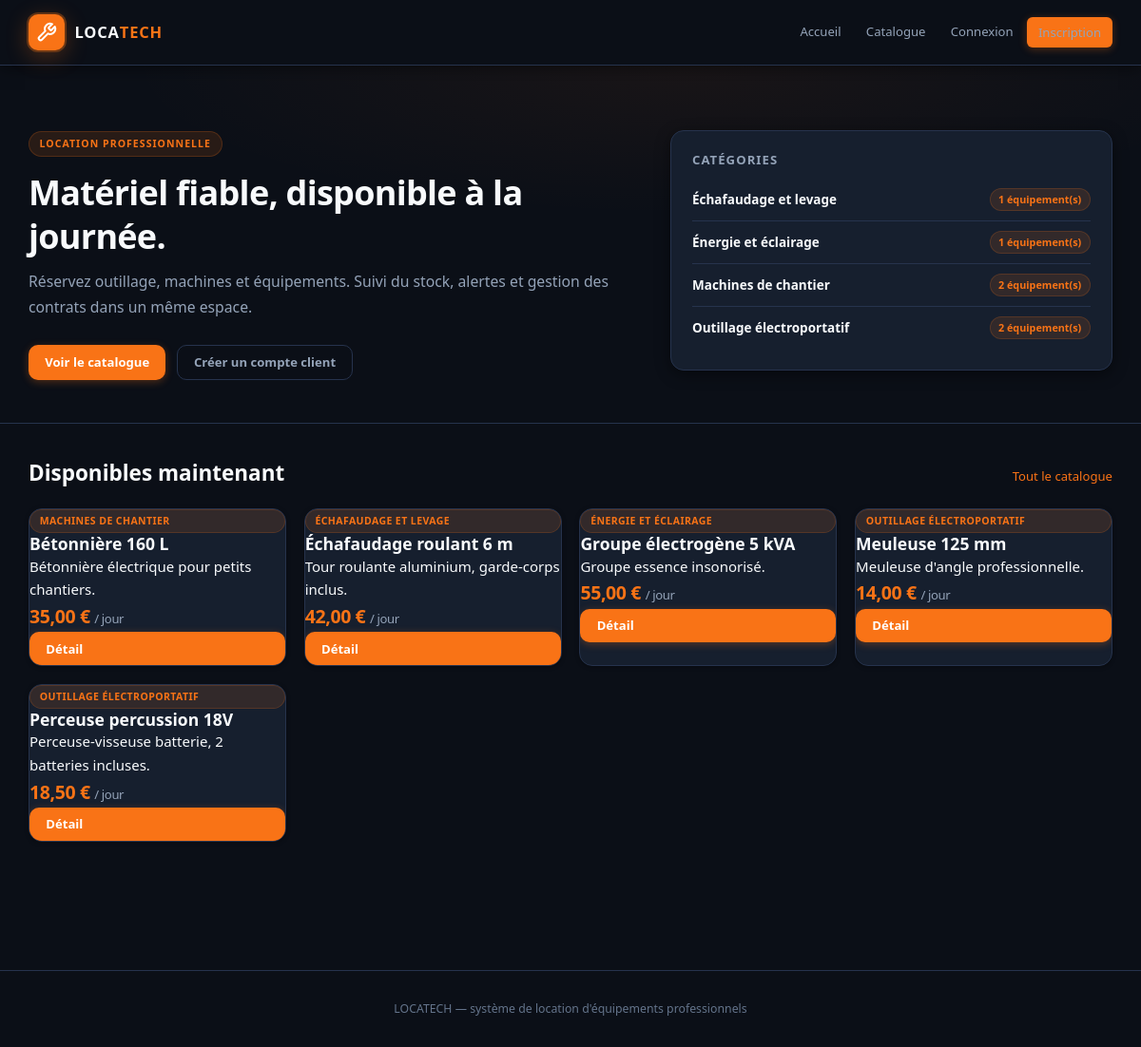
The page / on the database its author committed.
### tables this page shows
CREATE TABLE categorie (
    id INT UNSIGNED AUTO_INCREMENT PRIMARY KEY,
    nom VARCHAR(100) NOT NULL,
    description TEXT NULL
);

CREATE TABLE equipement (
    id INT UNSIGNED AUTO_INCREMENT PRIMARY KEY,
    nom VARCHAR(150) NOT NULL,
    description TEXT NULL,
    prix_jour DECIMAL(10,2) NOT NULL,
    quantite_stock INT NOT NULL DEFAULT 0,
    seuil_alerte INT NOT NULL DEFAULT 1,
    etat ENUM('disponible', 'en location', 'en maintenance', 'endommagé') NOT NULL DEFAULT 'disponible',
    categorie_id INT UNSIGNED NOT NULL,
    photo VARCHAR(255) NULL DEFAULT NULL,
    CONSTRAINT fk_equipement_categorie
        FOREIGN KEY (categorie_id) REFERENCES categorie(id)
        ON UPDATE CASCADE
        ON DELETE RESTRICT
);

### config/helpers.php (called while the page is built, shortened)
<?php
function url(string $path = ''): string
{
    $path = ltrim($path, '/');
    return BASE_URL . '/' . $path;
}
function view(string $path, array $data = []): void
{
    extract($data, EXTR_SKIP);
    $file = APP_ROOT . DIRECTORY_SEPARATOR . 'views' . DIRECTORY_SEPARATOR . str_replace('/', DIRECTORY_SEPARATOR, $path) . '.php';
    require $file;
}
function e(?string $value): string
{
    return htmlspecialchars((string) $value, ENT_QUOTES, 'UTF-8');
}
function current_user(): ?array
{
    return $_SESSION['user'] ?? null;
}
function is_logged_in(): bool
{
    return current_user() !== null;
}
function excerpt(?string $value, int $width = 110): string
{
    $value = (string) $value;
    if (function_exists('mb_strimwidth')) {
        return mb_strimwidth($value, 0, $width, '…', 'UTF-8');
    }
    return strlen($value) > $width ? substr($value, 0, $width) . '…' : $value;
}

### controllers/LocationController.php (called while the page is built, shortened)
<?php
class LocationController
{
    private Equipement $equipement;
    public function __construct()
    {
        $this->equipement = new Equipement();
    }
    public function home(): void
    {
        $categories  = (new Categorie())->findAll();
        $equipements = $this->equipement->findDisponibles();
        view('front/home', [
            'categories'  => $categories,
            'equipements' => array_slice($equipements, 0, 6),
        ]);
    }
}

### config/Database.php (called while the page is built, shortened)
<?php
class Database
{
    private static ?PDO $instance = null;
    public static function getConnection(): PDO
    {
        if (self::$instance === null) {
            $dsn = sprintf(
                'mysql:host=%s;port=%s;dbname=%s;charset=%s',
                DB_HOST,
                DB_PORT,
                DB_NAME,
                DB_CHARSET
            );
            $options = [
                PDO::ATTR_ERRMODE => PDO::ERRMODE_EXCEPTION,
                PDO::ATTR_DEFAULT_FETCH_MODE => PDO::FETCH_ASSOC,
                PDO::ATTR_EMULATE_PREPARES => false,
                PDO::MYSQL_ATTR_INIT_COMMAND => 'SET NAMES utf8mb4 COLLATE utf8mb4_unicode_ci',
            ];
            try {
                self::$instance = new PDO($dsn, DB_USER, DB_PASS, $options);
            } catch (PDOException $e) {
                error_log('Database connection error: ' . $e->getMessage());
                throw new RuntimeException(
                    'Impossible de se connecter à la base de données. Vérifiez la configuration MySQL (location_db).'
                );
            }
        }
        return self::$instance;
    }
}

### models/Categorie.php (called while the page is built, shortened)
<?php
class Categorie
{
    private PDO $db;
    public function __construct(?PDO $pdo = null)
    {
        $this->db = $pdo ?? Database::getConnection();
    }
    public function findAll(): array
    {
        $stmt = $this->db->query(
            'SELECT c.*, COUNT(e.id) AS nb_equipements
             FROM categorie c
             LEFT JOIN equipement e ON e.categorie_id = c.id
             GROUP BY c.id
             ORDER BY c.nom'
        );
        return $stmt->fetchAll();
    }
}

### models/Equipement.php (called while the page is built, shortened)
<?php
class Equipement
{
    private PDO $db;
    public function __construct(?PDO $pdo = null)
    {
        $this->db = $pdo ?? Database::getConnection();
    }
    public function findAll(?int $categorieId = null, ?string $etat = null): array
    {
        $sql = 'SELECT e.*, c.nom AS categorie_nom
                FROM equipement e
                INNER JOIN categorie c ON c.id = e.categorie_id
                WHERE 1 = 1';
        $params = [];
        if ($etat !== null && $etat !== '') {
            $sql .= ' AND e.etat = :etat';
            $params['etat'] = $etat;
        }
        $sql .= ' ORDER BY e.nom';
        $stmt = $this->db->prepare($sql);
        $stmt->execute($params);
        return $stmt->fetchAll();
    }
    public function findDisponibles(): array
    {
        return $this->findAll(null, 'disponible');
    }
}

### views/front/home.php (the view, shortened to what this page needs)
<?php
require APP_ROOT . '/views/layout/header.php';
?>
<section class="hero">
    <div class="container hero-grid">
        <div>
            <p class="eyebrow">Location professionnelle</p>
            <h1>Matériel fiable, disponible à la journée.</h1>
            <p class="lead">Réservez outillage, machines et équipements. Suivi du stock, alertes et gestion des contrats dans un même espace.</p>
            <div class="hero-actions">
                <a class="btn btn-primary" href="<?= e(url('equipements')) ?>">Voir le catalogue</a>
                <?php if (!is_logged_in()): ?>
                    <a class="btn btn-ghost" href="<?= e(url('register')) ?>">Créer un compte client</a>
                <?php endif; ?>
            </div>
        </div>
        <div class="hero-panel">
            <h2>Catégories</h2>
            <ul class="category-list">
                <?php foreach ($categories as $cat): ?>
                    <li>
                        <a href="<?= e(url('equipements?categorie=' . $cat['id'])) ?>">
                            <strong><?= e($cat['nom']) ?></strong>
                            <span><?= (int) $cat['nb_equipements'] ?> équipement(s)</span>
                        </a>
                    </li>
                <?php endforeach; ?>
            </ul>
        </div>
    </div>
</section>
<section class="section">
    <div class="container">
        <div class="section-head">
            <h2>Disponibles maintenant</h2>
            <a href="<?= e(url('equipements')) ?>">Tout le catalogue</a>
        </div>
        <div class="card-grid">
            <?php foreach ($equipements as $item): ?>
                <article class="card">
                    <p class="tag"><?= e($item['categorie_nom']) ?></p>
                    <h3><?= e($item['nom']) ?></h3>
                    <p><?= e(excerpt($item['description'] ?? '', 110)) ?></p>
                    <p class="price"><?= number_format((float) $item['prix_jour'], 2, ',', ' ') ?> € <span>/ jour</span></p>
                    <a class="btn btn-primary" href="<?= e(url('equipements/show/' . $item['id'])) ?>">Détail</a>
                </article>
            <?php endforeach; ?>
        </div>
    </div>
</section>
<?php require APP_ROOT . '/views/layout/footer.php'; ?>

### public/index.php (shortened to what this page needs)
<?php
require_once APP_ROOT . DIRECTORY_SEPARATOR . 'config' . DIRECTORY_SEPARATOR . 'helpers.php';
$uri = parse_url($_SERVER['REQUEST_URI'] ?? '/', PHP_URL_PATH) ?: '/';
$uri = '/' . trim($uri, '/');
if ($uri === '/') {
    $uri = '';
} else {
    $uri = trim($uri, '/');
}
$route = $uri;
try {
    $location = new LocationController();
    switch (true) {
        case $route === '' || $route === 'home':
            $location->home();
            break;
    }
} catch (RuntimeException $e) {
    http_response_code(500);
    echo '<!DOCTYPE html><html lang="fr"><head><meta charset="UTF-8"><title>Erreur</title></head><body>';
    echo '<p>' . htmlspecialchars($e->getMessage(), ENT_QUOTES, 'UTF-8') . '</p>';
    echo '</body></html>';
}

### views/layout/header.php (shortened to what this page needs)
<?php
$user = current_user();
?>
<!DOCTYPE html>
<html lang="fr">
<head>
    <link rel="stylesheet" href="<?= e(url('css/style.css')) ?>">
</head>
<body>
<header class="site-header">
    <div class="container nav">
        <a class="brand" href="<?= e(url()) ?>">
            <span class="brand-mark" aria-hidden="true">
            </span>
            <span class="brand-name">LOCA<strong>TECH</strong></span>
        </a>
        <nav class="nav-links">
            <a href="<?= e(url()) ?>">Accueil</a>
            <a href="<?= e(url('equipements')) ?>">Catalogue</a>
            <?php if ($user): ?>
                <a href="<?= e(url('mes-locations')) ?>">Mes locations</a>
                <?php if (has_role('agent', 'responsable')): ?>
                    <a href="<?= e(url('admin')) ?>">Back-office</a>
                <?php endif; ?>
                <span class="nav-user"><?= e($user['prenom']) ?></span>
                <a class="btn btn-ghost" href="<?= e(url('logout')) ?>">Déconnexion</a>
            <?php else: ?>
                <a href="<?= e(url('login')) ?>">Connexion</a>
                <a class="btn btn-primary" href="<?= e(url('register')) ?>">Inscription</a>
            <?php endif; ?>
        </nav>
    </div>
</header>
<main>

### views/layout/footer.php (shortened to what this page needs)
    </main>
    <footer class="site-footer">
        <div class="container">
            <p>LOCATECH &mdash; système de location d'équipements professionnels</p>
        </div>
    </footer>
</body>
</html>

### rows shown on the page
categorie: nom "Échafaudage et levage", nb_equipements "1"
categorie: nom "Énergie et éclairage", nb_equipements "1"
categorie: nom "Machines de chantier", nb_equipements "2"
categorie: nom "Outillage électroportatif", nb_equipements "2"
equipement: categorie.nom "MACHINES DE CHANTIER", nom "Bétonnière 160 L", description "Bétonnière électrique pour petits chantiers.", prix_jour "35,00"
equipement: categorie.nom "ÉCHAFAUDAGE ET LEVAGE", nom "Échafaudage roulant 6 m", description "Tour roulante aluminium, garde-corps inclus.", prix_jour "42,00"
equipement: categorie.nom "ÉNERGIE ET ÉCLAIRAGE", nom "Groupe électrogène 5 kVA", description "Groupe essence insonorisé.", prix_jour "55,00"
equipement: categorie.nom "OUTILLAGE ÉLECTROPORTATIF", nom "Meuleuse 125 mm", description "Meuleuse d'angle professionnelle.", prix_jour "14,00"
equipement: categorie.nom "OUTILLAGE ÉLECTROPORTATIF", nom "Perceuse percussion 18V", description "Perceuse-visseuse batterie, 2 batteries incluses.", prix_jour "18,50"
